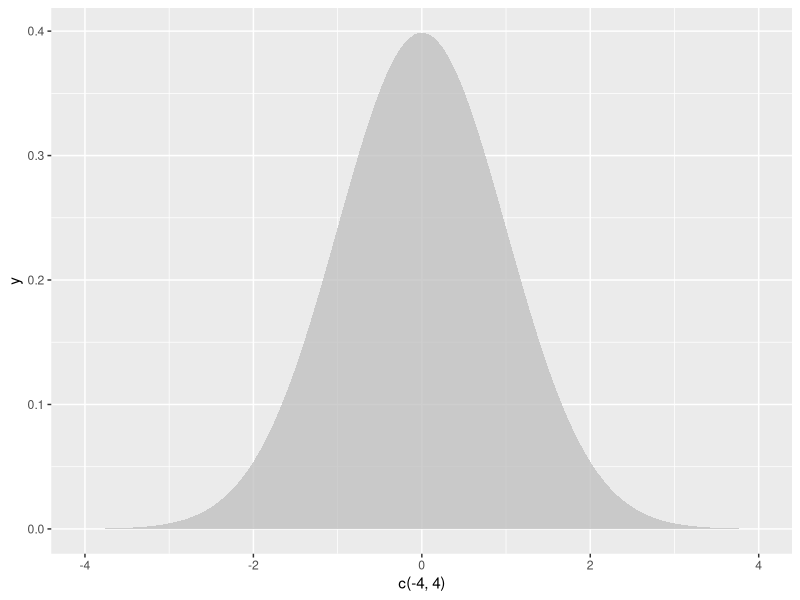
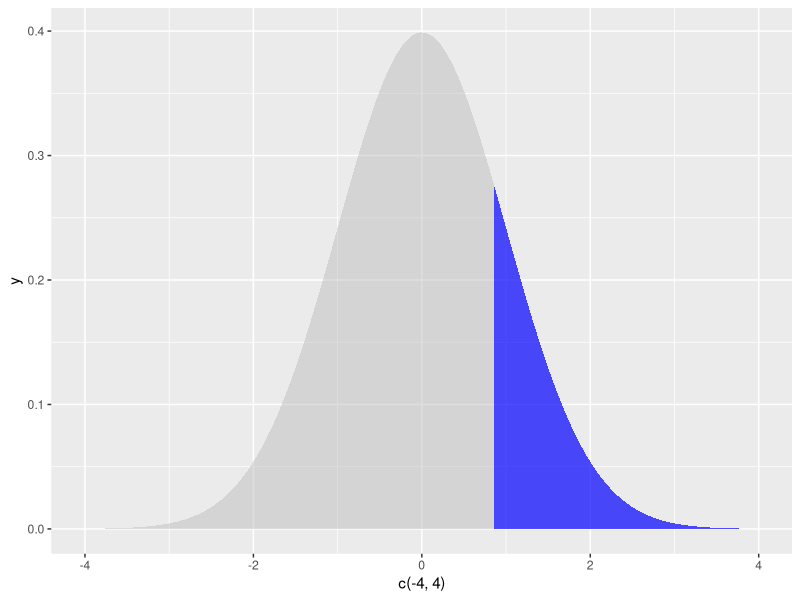

The R script that drew these images, in order:
## ---- chunk 1

library(ggplot2)
ggplot(NULL, aes(c(-4,4))) +
  geom_area(stat = "function", fun = dnorm, xlim = c(-4, 4), alpha = 0.75,fill=alpha("grey",0)) 

## ---- chunk 2
sample <-  round(rnorm(35, 0.89, 0.10), 2) # Generate a random, sample for this exercise
# cat(paste(sample), sep="\n")
sample
mean(sample)
## ---- chunk 3

mu <- .80
sigma <- .10
n <- length(data)
z <- (mean(sample) - mu) / (sigma / sqrt(n))
z
p_value <- pnorm(z, mean = 0, sd = 1, lower.tail = FALSE) # gives area to the right of the score, which is the p-value
p_value

## ---- chunk 4

library(ggplot2)
ggplot(NULL, aes(c(-4,4))) +
  geom_area(stat = "function", fun = dnorm, xlim = c(-4, z), alpha = 0.5,fill=alpha("grey",0)) +
  geom_area(stat = "function", fun = dnorm, fill="blue", xlim = c(z, 4), alpha = 0.7)

